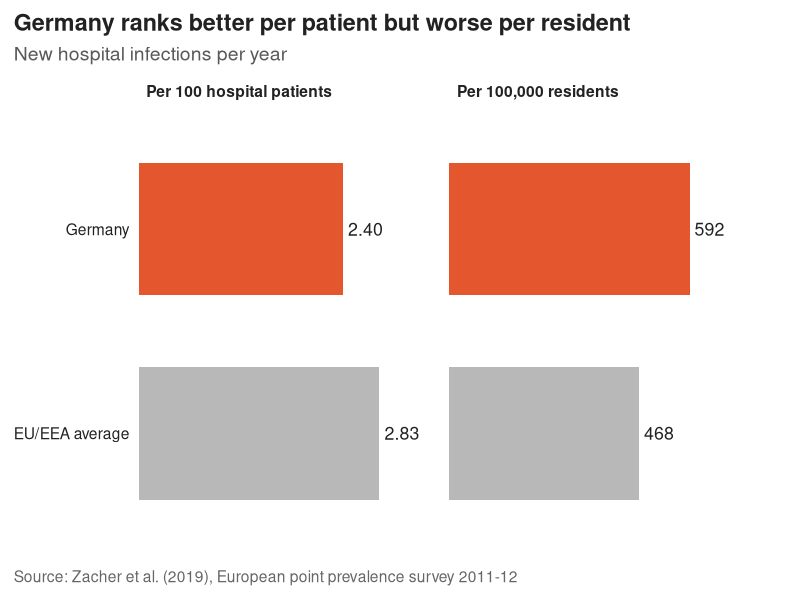
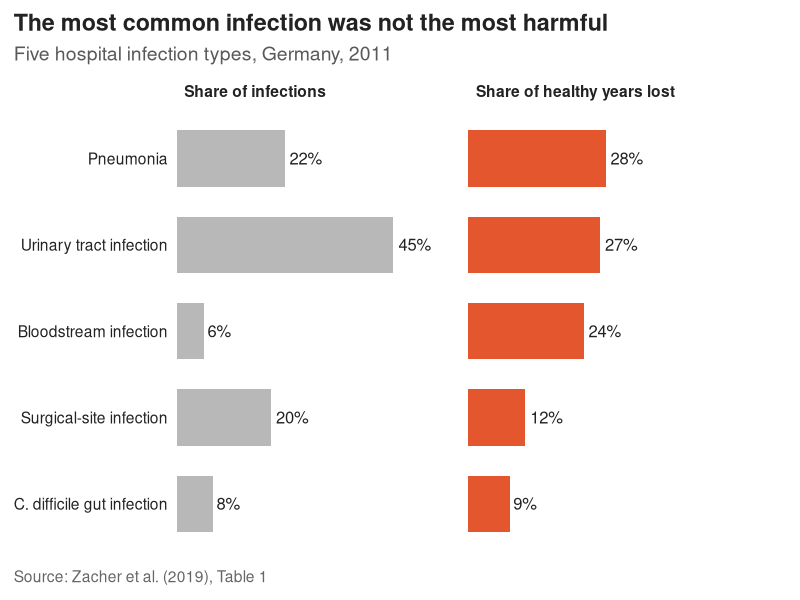

The R source for these figures, in order:
## ---- chunk 1
#| label: setup
#| include: false
library(tidyverse)
library(kableExtra)
library(scales)

brand <- c(ink = "#222222", muted = "#B8B8B8", accent = "#E4572E")
focus_colours <- c("Context" = brand[["muted"]], "Focus" = brand[["accent"]])

theme_cwd <- function(base_size = 14) {
  theme_minimal(base_size = base_size) +
    theme(
      plot.title.position = "plot",
      plot.caption.position = "plot",
      panel.grid.minor = element_blank(),
      panel.grid.major.y = element_blank(),
      axis.title = element_text(colour = brand[["ink"]]),
      axis.text = element_text(colour = brand[["ink"]]),
      plot.title = element_text(face = "bold", colour = brand[["ink"]]),
      plot.subtitle = element_text(colour = "grey35"),
      plot.caption = element_text(colour = "grey40", hjust = 0),
      legend.position = "bottom",
      plot.margin = margin(10, 36, 10, 10)
    )
}

infection_rates <- tibble(
  denominator = rep(c("Per 100 hospital patients", "Per 100,000 residents"), each = 2),
  region = rep(c("Germany", "EU/EEA average"), times = 2),
  rate = c(2.40, 2.83, 592.1, 467.9)
) |>
  mutate(
    denominator = factor(
      denominator,
      levels = c("Per 100 hospital patients", "Per 100,000 residents")
    ),
    region = factor(region, levels = c("EU/EEA average", "Germany")),
    focus = if_else(region == "Germany", "Focus", "Context"),
    rate_label = if_else(
      rate < 10,
      label_number(accuracy = 0.01)(rate),
      label_number(accuracy = 1)(rate)
    )
  )

population_burden <- tibble(
  measure = c("New infections", "Deaths caused by the infections", "Healthy years of life lost"),
  germany = c(592.1, 20.1, 308.2),
  europe = c(467.9, 15.3, 290.0),
  ratio = c(1.27, 1.29, 1.06),
  ratio_low = c(1.14, 0.78, 0.68),
  ratio_high = c(1.43, 2.18, 1.67)
) |>
  mutate(
    difference = paste0(label_percent(accuracy = 1)(ratio - 1), " higher"),
    plausible_range = paste0(
      label_percent(accuracy = 1, style_positive = "plus")(ratio_low - 1),
      " to ",
      label_percent(accuracy = 1, style_positive = "plus")(ratio_high - 1)
    ),
    clear_gap = if_else(ratio_low > 1, "Yes", "No: Germany could be lower")
  )

burden_by_type <- tibble(
  infection = c(
    "Pneumonia", "Surgical-site infection", "Bloodstream infection",
    "Urinary tract infection", "C. difficile gut infection"
  ),
  cases = c(106586, 93222, 26976, 214150, 36002),
  healthy_years_lost = c(69508, 28842, 58350, 66701, 20890)
) |>
  mutate(
    `Share of infections` = cases / sum(cases),
    `Share of healthy years lost` = healthy_years_lost / sum(healthy_years_lost),
    infection = fct_reorder(infection, `Share of healthy years lost`)
  ) |>
  pivot_longer(
    c(`Share of infections`, `Share of healthy years lost`),
    names_to = "measure",
    values_to = "share"
  ) |>
  mutate(
    measure = factor(measure, levels = c("Share of infections", "Share of healthy years lost")),
    focus = if_else(measure == "Share of healthy years lost", "Focus", "Context")
  )
## ---- chunk 2
#| label: fig-flip
#| fig-cap: "Germany had about 15% fewer new hospital infections than the EU/EEA average per hospital patient, but 27% more per resident (2011-12)."
#| fig-alt: "Two bar charts side by side. Left panel, new hospital infections per 100 hospital patients: Germany 2.40, EU/EEA average 2.83. Right panel, new hospital infections per 100,000 residents: Germany 592, EU/EEA average 468. Germany's bars are orange and the EU/EEA bars are grey."
#| fig-width: 8
#| fig-height: 3.6
ggplot(infection_rates, aes(rate, region, fill = focus)) +
  geom_col(width = 0.65) +
  geom_text(
    aes(label = rate_label),
    hjust = -0.15, colour = brand[["ink"]], size = 4.5
  ) +
  facet_wrap(~ denominator, scales = "free_x") +
  scale_fill_manual(values = focus_colours, guide = "none") +
  scale_x_continuous(expand = expansion(mult = c(0, 0.25))) +
  coord_cartesian(clip = "off") +
  labs(
    x = NULL, y = NULL,
    title = "Germany ranks better per patient but worse per resident",
    subtitle = "New hospital infections per year",
    caption = "Source: Zacher et al. (2019), European point prevalence survey 2011-12"
  ) +
  theme_cwd() +
  theme(
    axis.text.x = element_blank(),
    panel.grid.major.x = element_blank(),
    strip.text = element_text(face = "bold", hjust = 0, colour = brand[["ink"]])
  )
## ---- chunk 3
#| label: tbl-burden
#| tbl-cap: "Germany had 27% more new hospital infections per 100,000 residents than the EU/EEA average in 2011-12; its higher estimates for deaths and healthy years lost are uncertain."
population_burden |>
  select(measure, germany, europe, difference, plausible_range, clear_gap) |>
  kbl(
    col.names = c(
      "Measure", "Germany", "EU/EEA average",
      "Estimated difference", "Plausible range of the difference", "Is Germany clearly higher?"
    ),
    align = c("l", "r", "r", "r", "r", "l"),
    digits = 0,
    format.args = list(big.mark = ",")
  ) |>
  kable_classic(full_width = FALSE) |>
  add_header_above(c(" " = 1, "Per 100,000 residents" = 2, "Germany compared with EU/EEA" = 3)) |>
  row_spec(0, bold = TRUE)
## ---- chunk 4
#| label: fig-share
#| fig-cap: "Urinary tract infections were 45% of hospital infections in Germany in 2011 but only 27% of healthy years lost; bloodstream infections caused far more harm than their share of infections suggests."
#| fig-alt: "Two bar charts side by side comparing five infection types. Share of infections: urinary tract 45%, pneumonia 22%, surgical-site 20%, C. difficile 8%, bloodstream 6%. Share of healthy years lost: pneumonia 28%, urinary tract 27%, bloodstream 24%, surgical-site 12%, C. difficile 9%."
#| fig-width: 8
#| fig-height: 3.8
ggplot(burden_by_type, aes(share, infection, fill = focus)) +
  geom_col(width = 0.65) +
  geom_text(
    aes(label = label_percent(accuracy = 1)(share)),
    hjust = -0.15, colour = brand[["ink"]], size = 4.2
  ) +
  facet_wrap(~ measure) +
  scale_fill_manual(values = focus_colours, guide = "none") +
  scale_x_continuous(expand = expansion(mult = c(0, 0.3))) +
  coord_cartesian(clip = "off") +
  labs(
    x = NULL, y = NULL,
    title = "The most common infection was not the most harmful",
    subtitle = "Five hospital infection types, Germany, 2011",
    caption = "Source: Zacher et al. (2019), Table 1"
  ) +
  theme_cwd() +
  theme(
    axis.text.x = element_blank(),
    panel.grid.major.x = element_blank(),
    strip.text = element_text(face = "bold", hjust = 0, colour = brand[["ink"]])
  )
